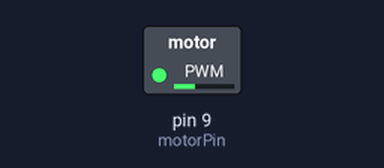
This sketch was run on a simulated Arduino Uno, built with avr-gcc and run on an emulated ATmega328P. On the bench: switched loads named in the sketch (green lamp = pin HIGH).

Above: at 0.05 s.
At 6.45 s:
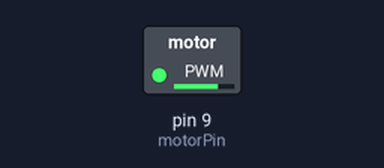
At 10.35 s:
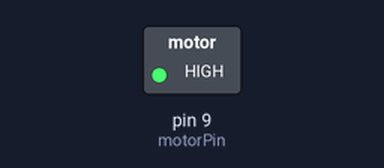
At 16.35 s:
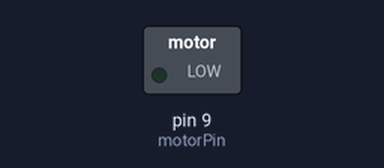
Timing chart, 0 to 21.4 s (numbered marks = the images above):
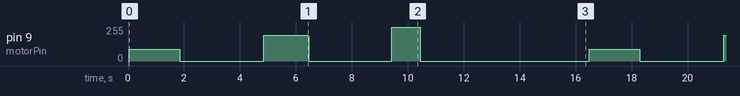

Measured:
- by itself, pin 9 (motorPin): repeats every 16.4 s: 0/255 3.0 s, 192/255 1.6 s, 185/255 0.04 s, 0/255 3.0 s, 255/255 1.0 s, 0/255 6.0 s, 89/255 1.8 s

The sketch:

MOTOR_1-3-2024_demo.ino
```cpp
const int motorPin = 9;

/*Sätter pin 9 till output*/
void setup() {
  pinMode(motorPin, OUTPUT);
}

/*Demo som kör bilen i olika hastigheter*/
void loop() {
  for(uint16_t j = 0; j < 600; j++) {
    digitalWrite (motorPin, HIGH);
    delay(1);
    digitalWrite (motorPin, LOW);
    delay(2);
  }
  delay(3000);
  for(uint16_t j = 0; j < 400; j++) {
    digitalWrite (motorPin, HIGH);
    delay(3);
    digitalWrite (motorPin, LOW);
    delay(1);
  }
  delay(3000);
  for(uint16_t j = 0; j < 20; j++) {
    digitalWrite (motorPin, HIGH);
    delay(50);
    digitalWrite (motorPin, LOW);
    delay(1);
  }
  delay(6000);
}
```
